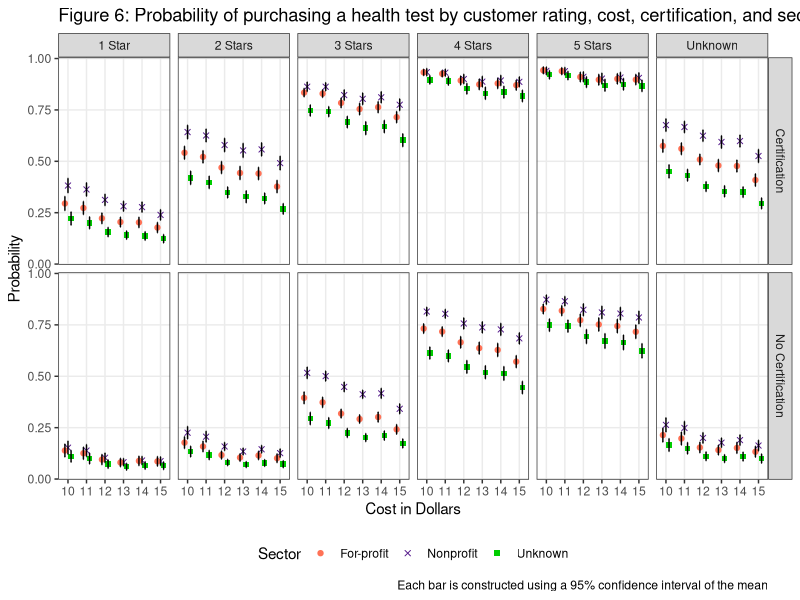

Recreate this plot in R.

getwd()
setwd()

require(dplyr)
require(ggplot2)
require(tidyr)
require(scales)
require(readxl)

PurchProbHealth <- read_excel("Health_Long_Results.xlsx")


health <- PurchProbHealth %>% 
  filter(`cost ($)` >= 10)

# Dot Plot chart ci bars
D <- ggplot(health, aes(y = probability, x = `cost ($)`, 
                       color = Sector, shape = Sector)) + 
  geom_point(position = position_dodge(width = 0.5)) +
  geom_errorbar(aes(ymin=probability-ci, ymax=probability+ci), width=.1, color="black", position = position_dodge(width = 0.5)) +
  scale_shape_manual(values=c(19, 4, 15, 17))+
  scale_color_manual(values=c('coral1', "purple4", "green3", "cornflowerblue"))+
  scale_x_continuous(breaks = 10:15) +
  labs(color = "Sector", shape = "Sector", x = "Cost", y = "Probability", 
       title = "Figure 6: Probability of purchasing a health test by customer rating, cost, certification, and sector",
       caption="Each bar is constructed using a 95% confidence interval of the mean") +
  facet_wrap(vars(rating)) +
  theme_bw() +
  facet_grid(certification ~ rating) +
  theme(panel.grid.minor = element_blank(),
        legend.position = "bottom")

D + xlab("Cost in Dollars")

